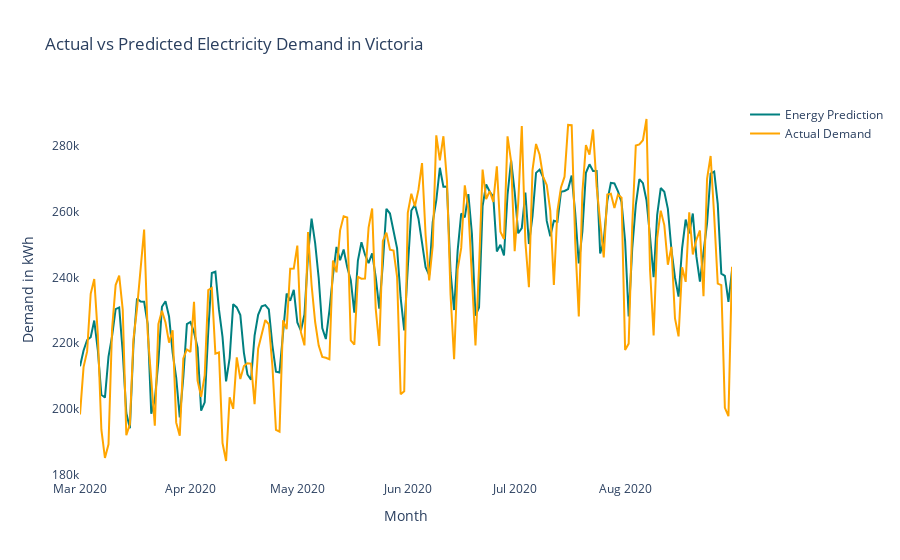

Source (notebook cell):
### Code cell
import plotly.graph_objects as go

# Create random data with numpy
import numpy as np
np.random.seed(1)

# Create traces
layout = go.Layout(
    plot_bgcolor='rgba(0,0,0,0)',
    title="Actual vs Predicted Electricity Demand in Victoria",
    xaxis=dict(
        title="Month"
    ),
    yaxis=dict(
        title="Demand in kWh"
    )
)
fig2 = go.Figure(layout=layout)
fig2.add_trace(go.Scatter(x=dfFinal_2020_preds['Date'], y=dfFinal_2020_preds['Energy_pred'],
                    mode='lines',
                    name='Energy Prediction',line=dict(color='#008080')))
fig2.add_trace(go.Scatter(x=dfFinal_2020_preds['Date'], y=dfFinal_2020_preds['TOTALDEMAND'],
                    mode='lines',
                    name='Actual Demand',line=dict(color='orange')))

fig2.show()

### Figure 1 — Plotly figure (JSON) as saved in the notebook; plotly's stock layout.template omitted (floating-point values rounded to 4 significant figures; data arrays with more than 128 entries replaced by an {"elided": "..."} marker saying what was removed)
{"data": [{"line": {"color": "#008080"}, "mode": "lines", "name": "Energy Prediction", "type": "scatter", "x": {"elided": "184 str values"}, "y": {"elided": "184 float values"}}, {"line": {"color": "orange"}, "mode": "lines", "name": "Actual Demand", "type": "scatter", "x": {"elided": "184 str values"}, "y": {"elided": "184 float values"}}], "layout": {"plot_bgcolor": "rgba(0,0,0,0)", "title": {"text": "Actual vs Predicted Electricity Demand in Victoria"}, "xaxis": {"title": {"text": "Month"}}, "yaxis": {"title": {"text": "Demand in kWh"}}}}
